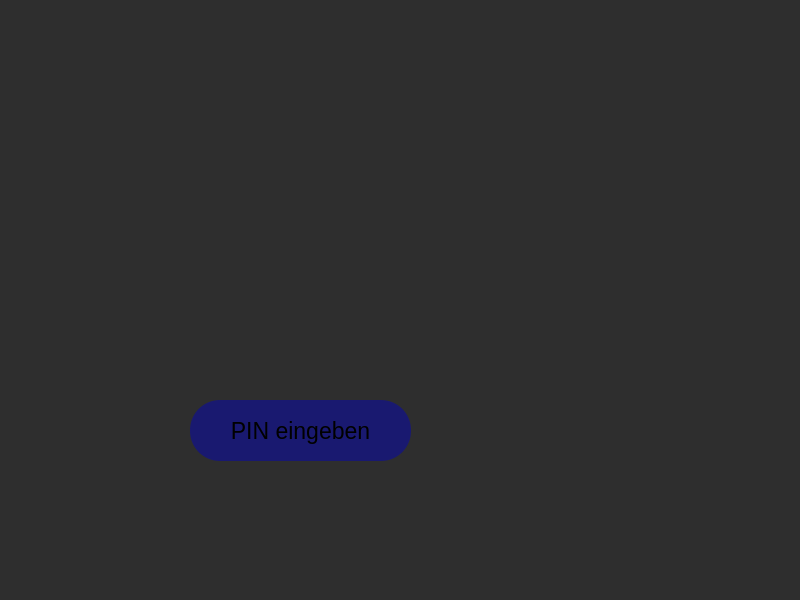
<?xml version="1.0" encoding="UTF-8"?>
<ui version="4.0">
 <class>MainWindow</class>
 <widget class="QMainWindow" name="MainWindow">
  <property name="geometry">
   <rect>
    <x>0</x>
    <y>0</y>
    <width>800</width>
    <height>600</height>
   </rect>
  </property>
  <property name="windowTitle">
   <string>MainWindow</string>
  </property>
  <property name="styleSheet">
   <string notr="true">background-color: #2E2E2E; /*Holzkohlengrau*/</string>
  </property>
  <widget class="QWidget" name="centralwidget">
   <widget class="QPushButton" name="pinButton">
    <property name="geometry">
     <rect>
      <x>190</x>
      <y>400</y>
      <width>221</width>
      <height>61</height>
     </rect>
    </property>
    <property name="font">
     <font>
      <pointsize>17</pointsize>
     </font>
    </property>
    <property name="styleSheet">
     <string notr="true">QPushButton {
    background-color: #191970; /*Mitternachtsblau*/
    border-radius: 30px; 
    width: 20px;
    height: 60px;
}</string>
    </property>
    <property name="text">
     <string>PIN eingeben</string>
    </property>
   </widget>
  </widget>
  <widget class="QMenuBar" name="menubar">
   <property name="geometry">
    <rect>
     <x>0</x>
     <y>0</y>
     <width>800</width>
     <height>36</height>
    </rect>
   </property>
  </widget>
  <widget class="QStatusBar" name="statusbar"/>
 </widget>
 <resources/>
 <connections/>
</ui>
